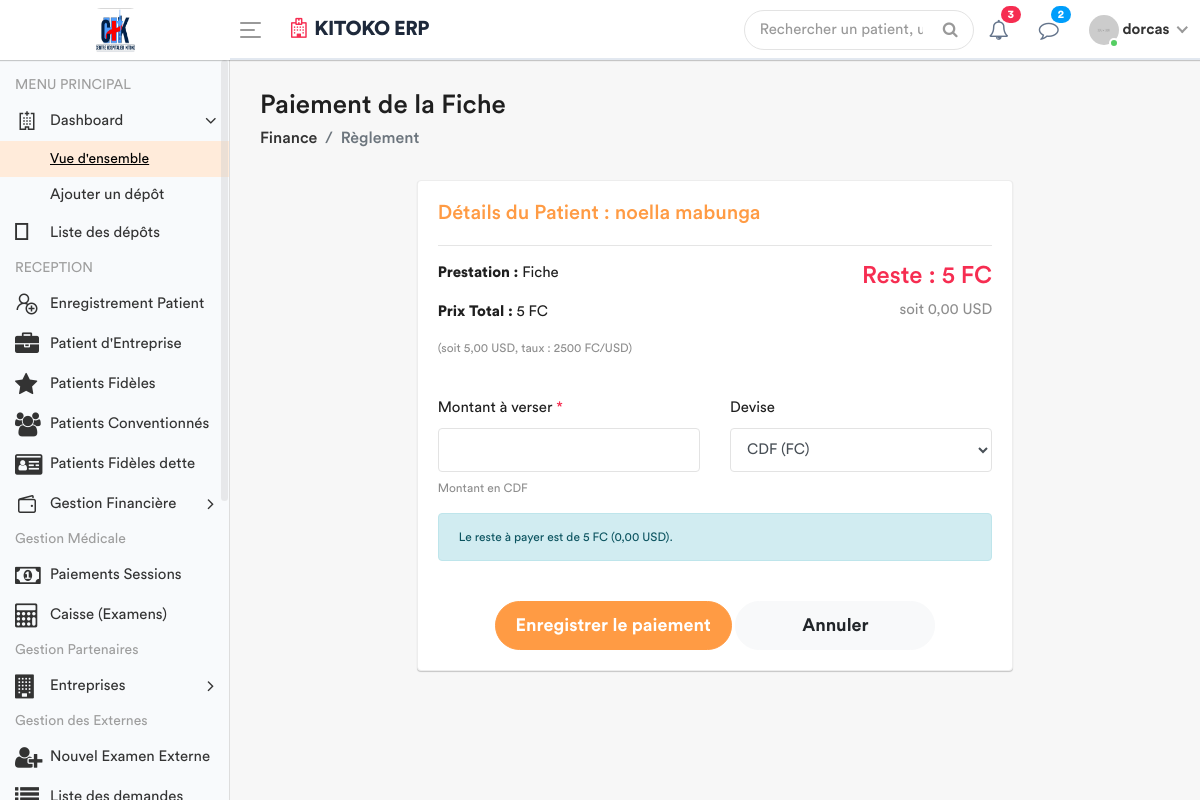
Page /patient/2/payer-fiche/ (signed in) on the earlier database version.
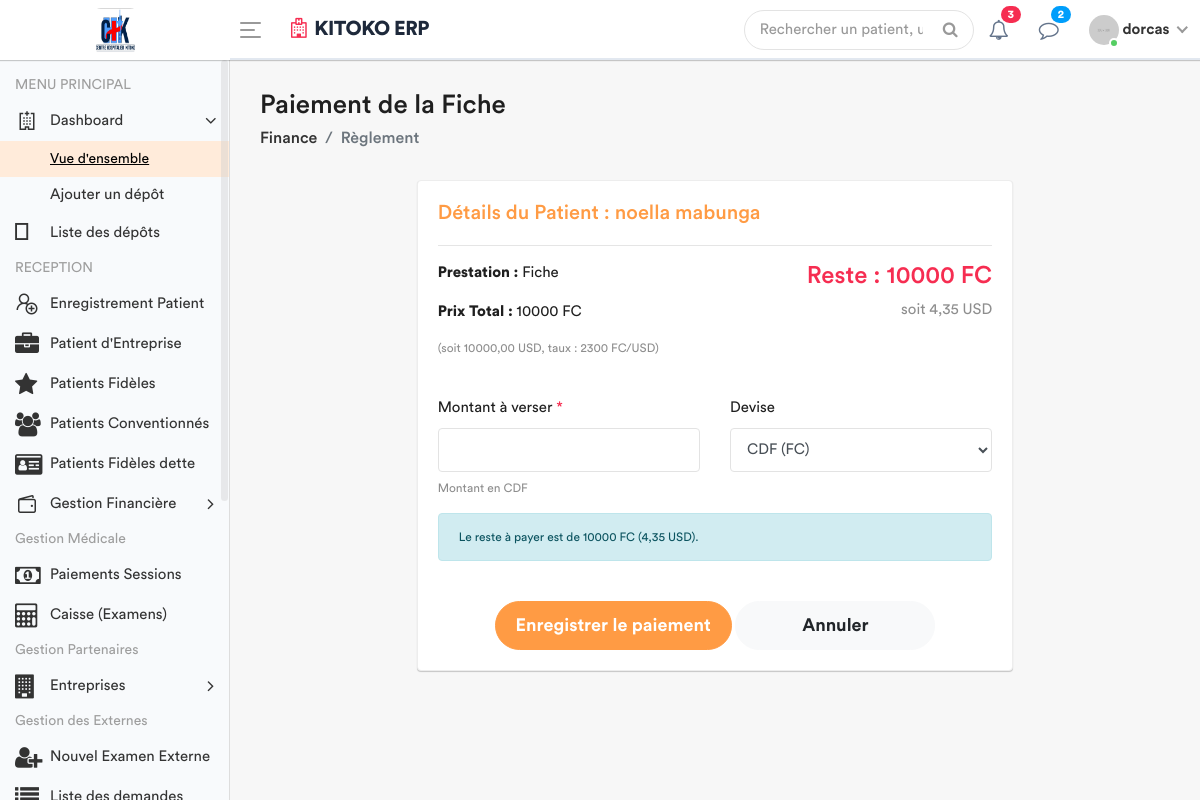
Same page on the later database version.
### apps/models.py (models this page shows, shortened)
class ConfigurationHopital(models.Model):
    taux_usd_en_cdf = models.DecimalField(
        max_digits=10,
        decimal_places=2,
        default=Decimal('2500.00'),  # prix par défaut en CDF
        help_text="Nombre de Francs Congolais (CDF) pour 1 USD"
    )
    derniere_mise_a_jour = models.DateTimeField(auto_now=True)
    class Meta:
        verbose_name = "Configuration du Taux"
        verbose_name_plural = "Configuration du Taux"

### apps/views.py (the view, shortened to what this page needs)
# urls.py: path('patient/<int:patient_id>/payer-fiche/', views.payer_fiche, name='payer_fiche'),
@login_required
def payer_fiche(request, patient_id):
    patient = get_object_or_404(Patient, id=patient_id)
    config = ConfigurationHopital.objects.first()
    taux = config.taux_usd_en_cdf if config else Decimal('2500.00')
    try:
        prestation_fiche = Prestation.objects.get(categorie='ADM', libelle__icontains="Fiche")
    except (Prestation.DoesNotExist, Prestation.MultipleObjectsReturned):
        prestation_fiche = Prestation.objects.filter(categorie='ADM', libelle__icontains="Fiche").first()
    if not prestation_fiche:
        messages.error(request, "La prestation 'Fiche' n'est pas configurée.")
        return redirect('enregistrement_patient')
    prix_fiche_cdf = Decimal(str(prestation_fiche.prix))
    paiements_existants = Paiement.objects.filter(patient=patient, service='FICHE')
    total_deja_paye_cdf = Decimal('0.00')
    for p in paiements_existants:
        if p.devise == 'CDF':
            total_deja_paye_cdf += p.montant_verse
        else:
            total_deja_paye_cdf += p.montant_verse * taux
    reste_a_payer_cdf = prix_fiche_cdf - total_deja_paye_cdf
    role = Fonction.objects.filter(userKey=request.user).first()
    fonctionKey = role.fonctionKey.roleName if role else None
    context = {
        'patient': patient,
        'reste_a_payer': reste_a_payer_cdf,
        'reste_a_payer_usd': reste_a_payer_cdf / taux if taux else Decimal('0'),
        'taux': taux,
        'prix_fiche': prix_fiche_cdf,
        'libelle_prestation': prestation_fiche.libelle,
        'fonctionKey': fonctionKey,
        'deja_paye': patient.fiche_payee
    }
    return render(request, 'back-end/finance/payer_fiche.html', context)

### apps/templates/back-end/finance/payer_fiche.html (shortened to what the changed rows need)
<!DOCTYPE html>
{% load static %}
<html lang="fr">
    <head>
        {% include 'back-end/includes/css.html' %}
    </head>
    <body>
        <div class="main-wrapper">
            <div class="page-wrapper">
                <div class="content container-fluid">
                    <div class="row">
                        <div class="col-lg-8 offset-lg-2">
                            <div class="card">
                                <div class="card-body">
                                    <div class="row mb-4">
                                        <div class="col-md-6">
                                            <p><strong>Prestation :</strong> {{ libelle_prestation }}</p>
                                            <p><strong>Prix Total :</strong> {{ prix_fiche|floatformat:0 }} FC</p>
                                            <p class="text-muted small">
                                                (soit {{ prix_fiche|floatformat:2 }} USD, taux : {{ taux|floatformat:0 }} FC/USD)
                                            </p>
                                        </div>
                                        <div class="col-md-6 text-md-right">
                                            <h3 class="text-danger">Reste : {{ reste_a_payer|floatformat:0 }} FC</h3>
                                            <p class="text-muted">
                                                soit {{ reste_a_payer_usd|floatformat:2 }} USD
                                            </p>
                                        </div>
                                    </div>
                                    {% if deja_paye %}
                                        <div class="alert alert-success text-center">
                                            <i class="fa fa-check-circle fa-3x mb-3"></i><br>
                                            <strong>Cette fiche a déjà été payée en totalité.</strong>
                                            <div class="mt-3">
                                                <a href="{% url 'enregistrement_patient' %}" class="btn btn-secondary">Retour à la liste</a>
                                            </div>
                                        </div>
                                    {% else %}
                                        <form method="POST">
                                            <div class="row">
                                                <div class="col-md-6">
                                                    <div class="form-group">
                                                        <label>Montant à verser <span class="text-danger">*</span></label>
                                                        <input class="form-control" type="number" name="montant" step="0.01" required>
                                                        <small class="form-text text-muted">
                                                            Montant en <span id="label_devise_montant">CDF</span>
                                                        </small>
                                                    </div>
                                                </div>
                                                <div class="col-md-6">
                                                    <div class="form-group">
                                                        <label>Devise</label>
                                                        <select class="form-control" name="devise" id="devise_select">
                                                            <option value="CDF">CDF (FC)</option>
                                                        </select>
                                                    </div>
                                                </div>
                                            </div>
                                            <div class="alert alert-info">
                                                <small id="info_paiement">
                                                    Le reste à payer est de {{ reste_a_payer|floatformat:0 }} FC
                                                    ({{ reste_a_payer_usd|floatformat:2 }} USD).
                                                </small>
                                            </div>
                                            <div class="submit-section">
                                                <button class="btn btn-primary submit-btn">Enregistrer le paiement</button>
                                                <a href="{% url 'enregistrement_patient' %}" class="btn btn-light submit-btn">Annuler</a>
                                            </div>
                                        </form>
                                    {% endif %}
                                </div>
                            </div>
                        </div>
                    </div>
                </div>
            </div>
        </div>
    </body>
</html>

Differences in the rows shown:
added ConfigurationHopital: taux_usd_en_cdf "2300"
Other differences:
{{ prix_fiche|floatformat:0 }}: "5" → "10000"
{{ prix_fiche|floatformat:2 }}: "5,00" → "10000,00"
{{ reste_a_payer|floatformat:0 }}: "5" → "10000"
{{ reste_a_payer_usd|floatformat:2 }}: "0,00" → "4,35"
{{ taux|floatformat:0 }}: "2500" → (not shown)
